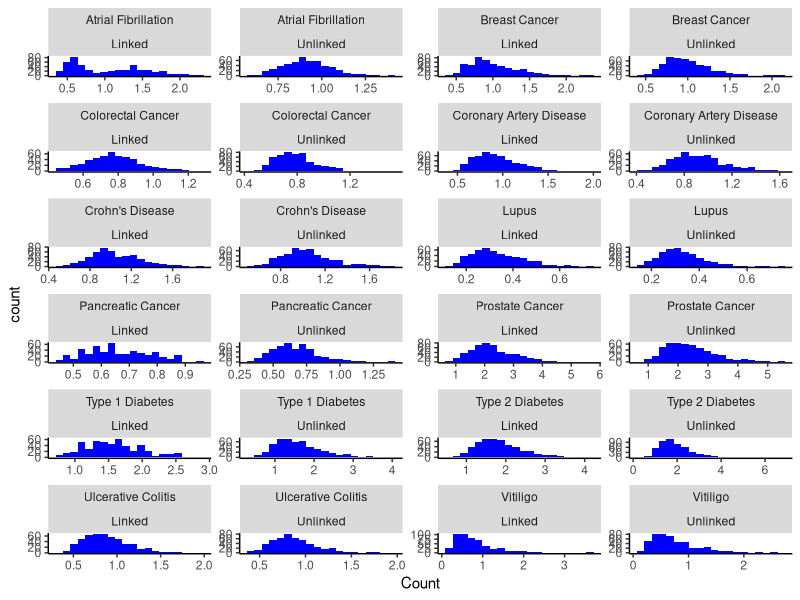
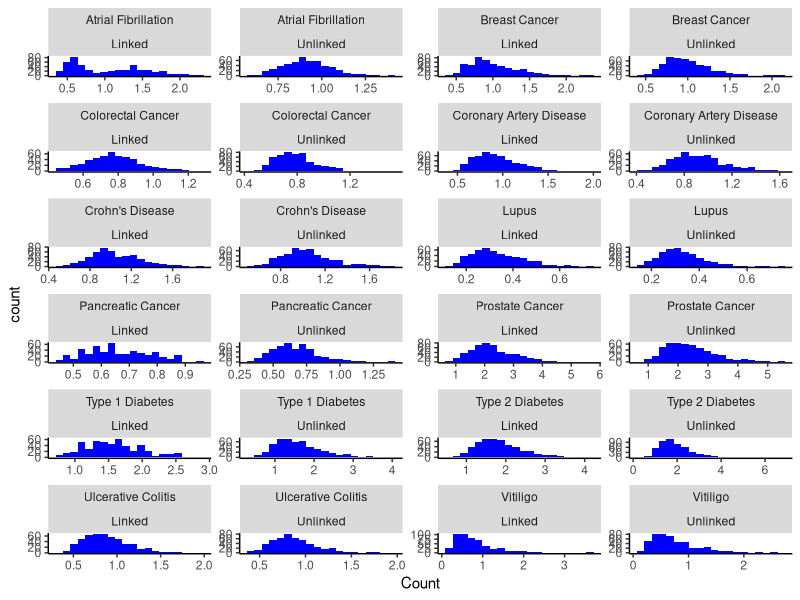

Write R code to recreate these figures, in order.
library(ggpubr)
library(ggplot2)

simdat<-read.table("./data/embryo_sims_or.txt", header=T)

histplot<-ggplot(simdat, aes(odds_ratio))+geom_histogram(bins=20, fill="blue")+facet_wrap(phenotype ~ type, ncol=4, scales="free")+ xlab("Odds ratio") + xlab("Count") + theme(panel.background = element_blank(),axis.line = element_line(colour = "black"))

ggsave("./figures/ExtFig10.pdf", plot=histplot, dpi=300, width=180, height=280, units=c("mm"), device="pdf")
ggsave("./figures/ExtFig10.jpg", plot=histplot, dpi=300, width=180, height=280, units=c("mm"), device="jpg")
